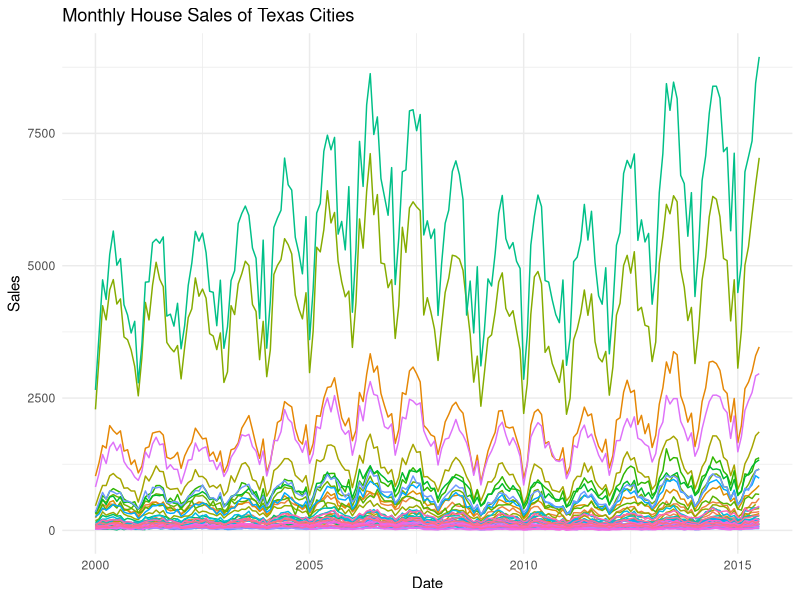
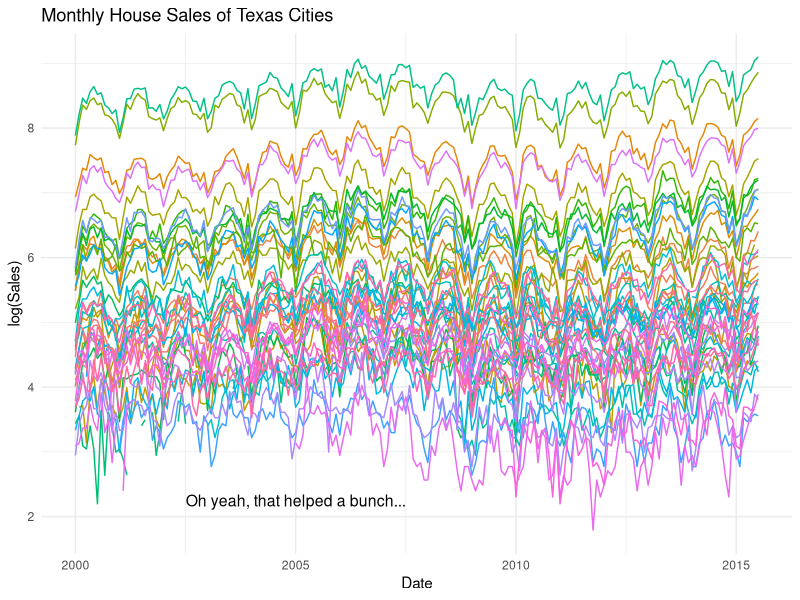
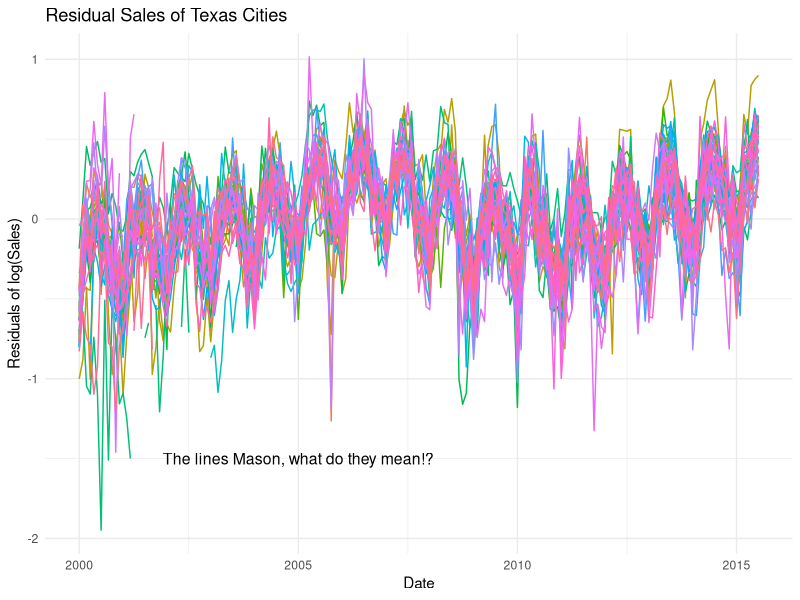
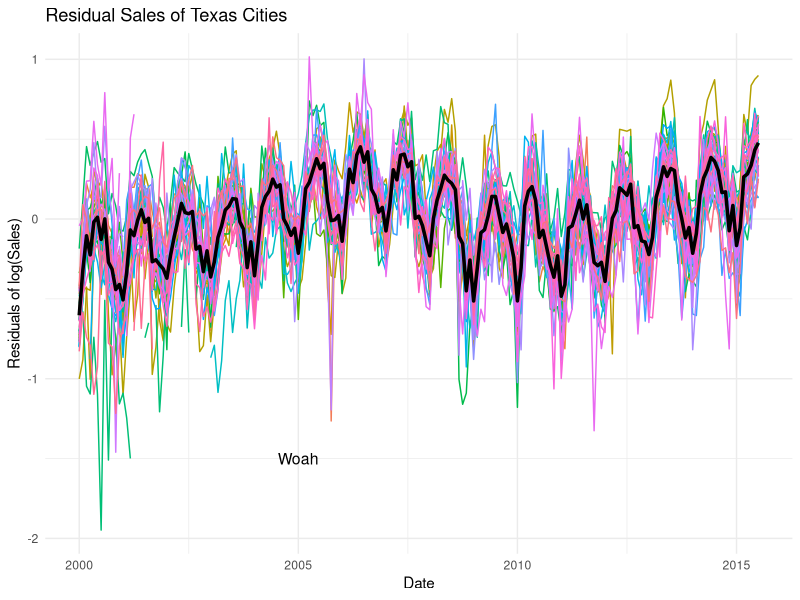
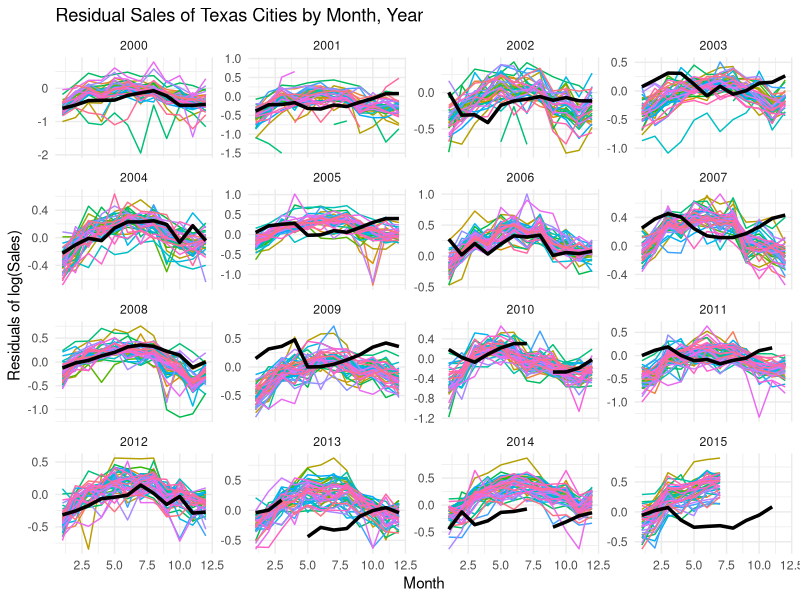
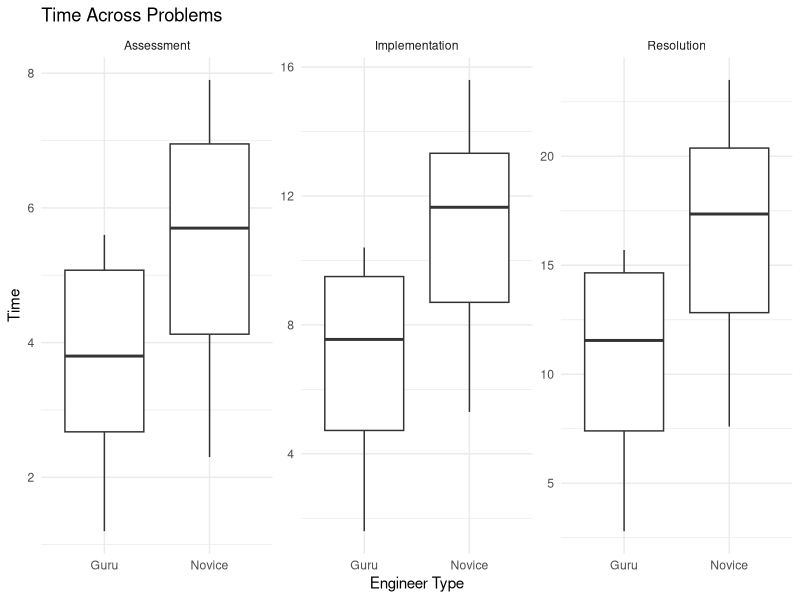
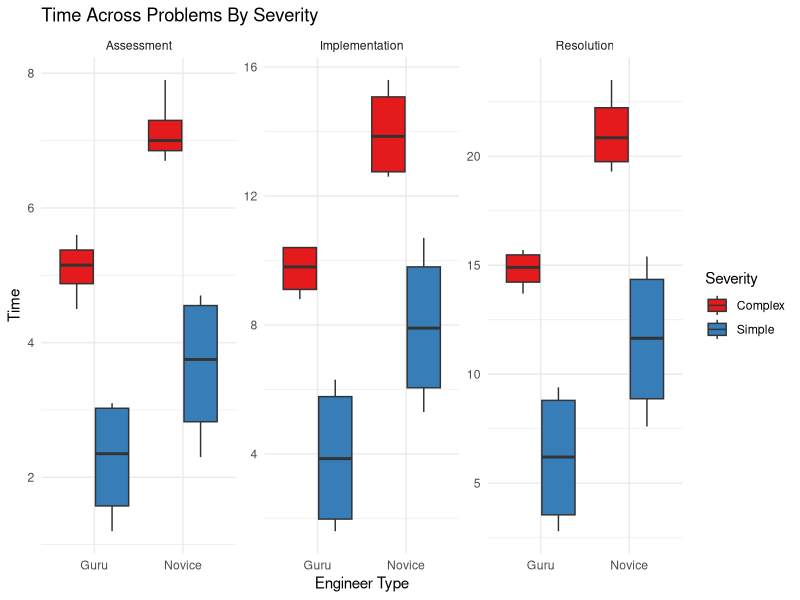
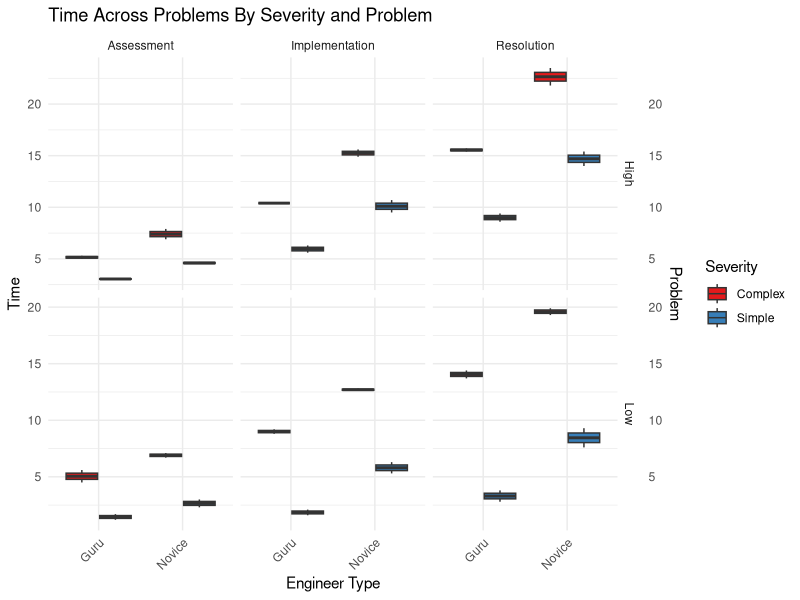

Write the R code that produced these figures, in order.
## ---- chunk 1
library(ggplot2)
library(dplyr)
attach(txhousing)

ggplot(txhousing, aes(x = date, y = sales, color = city)) +
  geom_line() +
  labs(title = "Monthly House Sales of Texas Cities",
       x = "Date",
       y = "Sales",
       color = "City") +
  theme_minimal() +
  theme(legend.position = "none")

length(unique(txhousing$city))

lowCities <- txhousing |>
  group_by(city) |> 
  summarize(avgSales = mean(sales, na.rm = TRUE)) |>
  filter(avgSales < 2500) |> 
  nrow()

lowCities
## ---- chunk 2
ggplot(txhousing, aes(x = date, y = log(sales), color = city)) +
  geom_line() +
  labs(title = "Monthly House Sales of Texas Cities",
       x = "Date",
       y = "log(Sales)",
       color = "City") +
  theme_minimal() +
  theme(legend.position = "none") + 
  annotate("text", x = 2005, y = 2.25, label = "Oh yeah, that helped a bunch...", size = 4, hjust = 0.5)
## ---- chunk 3

residualsList <- tapply(X = seq_along(txhousing$sales), 
                        INDEX = txhousing$city, 
                        FUN = function(idx) {
                          lm_fit <- lm(log(txhousing$sales[idx]) ~ txhousing$month[idx], na.action = na.exclude)
                          residuals(lm_fit)
                          }
                        )

txhousing$rel_sales <- unlist(residualsList)

ggplot(txhousing, aes(x = date, y = rel_sales, color = city)) +
  geom_line() +
  labs(title = "Residual Sales of Texas Cities",
       x = "Date",
       y = "Residuals of log(Sales)",
       color = "City") +
  theme_minimal() +
  theme(legend.position = "none") + 
  annotate("text", x = 2005, y = -1.5, label = "The lines Mason, what do they mean!?", size = 4, hjust = 0.5)
## ---- chunk 4
# Fighting the urge to use DB language and group_by...
# mean_rel_sales <- txhousing |>
#   group_by(date) |>
#   summarise(mean_rel_sales = mean(rel_sales, na.rm = TRUE))

# I'll give in to the underscore instead of Camel case...
# since it must be called rel_sales
mean_rel_sales <- data.frame(
  date = unique(txhousing$date),
  mean_rel_sales = tapply(txhousing$rel_sales, txhousing$date, mean, na.rm = TRUE)
)

# Plot the time series of 'rel_sales' for each city and add the mean curve
ggplot(txhousing, aes(x = date, y = rel_sales, color = city)) +
  geom_line() +
  geom_line(data = mean_rel_sales, aes(x = date, y = mean_rel_sales), color = "black", size = 1.2, linetype = "solid") +
  labs(title = "Residual Sales of Texas Cities",
       x = "Date",
       y = "Residuals of log(Sales)",
       color = "City") +
  theme_minimal() +
  theme(legend.position = "none") +
  annotate("text", x = 2005, y = -1.5, label = "Woah", size = 4, hjust = 0.5)
## ---- chunk 5
mean_rel_sales <- data.frame(
  year = rep(unique(txhousing$year), each = 12),
  month = 1:12,
  mean_rel_sales = as.numeric(tapply(X = txhousing$rel_sales, 
                                     INDEX = list(txhousing$year, txhousing$month), 
                                     FUN = mean, 
                                     na.rm = TRUE))
)

ggplot(txhousing, aes(x = month, y = rel_sales, color = city)) +
  geom_line() +
  geom_line(data = mean_rel_sales, aes(x = month, y = mean_rel_sales), 
            color = "black", size = 1.2, linetype = "solid") +
  labs(title = "Residual Sales of Texas Cities by Month, Year",
       x = "Month",
       y = "Residuals of log(Sales)",
       color = "City") +
  facet_wrap(~ year, scales = "free_y") +
  theme_minimal() +
  theme(legend.position = "none")
## ---- chunk 6
breakdown <- read.table("breakdown.dat")
names(breakdown) <- c("Problem", "Severity", "Engineer", "Assessment","Implementation","Resolution")
## ---- chunk 7
library(reshape2)
library(ggplot2)

breakdown_long <- melt(data = breakdown, 
                       id.vars = c("Problem", "Severity", "Engineer"),
                       measure.vars = c("Assessment", "Implementation", "Resolution"),
                       variable.name = "Thing", 
                       value.name = "Time")

ggplot(breakdown_long, aes(x = Engineer, y = Time)) +
  geom_boxplot() +
  facet_wrap(~ Thing, scales = "free_y") +
  labs(y = "Time", x = "Engineer Type", title = "Time Across Problems") +
  theme_minimal()
## ---- chunk 8
ggplot(breakdown_long, aes(x = Engineer, y = Time, fill = Severity)) +
  geom_boxplot(position = position_dodge(width = 0.8)) +
  facet_wrap(~ Thing, scales = "free_y") +
  labs(y = "Time", x = "Engineer Type", title = "Time Across Problems By Severity") +
  scale_fill_brewer(palette = "Set1", name = "Severity") +
  theme_minimal()
## ---- chunk 9
ggplot(breakdown_long, aes(x = Engineer, y = Time, fill = Severity)) +
  geom_boxplot(position = position_dodge(width = 0.8)) +
  facet_grid(Problem ~ Thing, scales = "free_y") +
  scale_y_continuous(
    name = "Time",
    sec.axis = sec_axis(~ ., name = "Problem",)  
  ) + 
  labs(x = "Engineer Type", title = "Time Across Problems By Severity and Problem") +
  scale_fill_brewer(palette = "Set1", name = "Severity") +
  theme_minimal() +
  theme(axis.text.x = element_text(angle = 45, hjust = 1))
